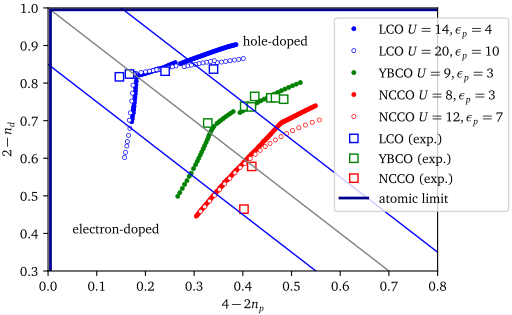

Recreate this plot in Python.
import numpy as np
import matplotlib.pyplot as plt
import os
import sys
from Information_mat import *
plt.rc('text', usetex=True)
plt.rc('font', family='serif')
plt.rcParams['text.latex.preamble'] = r'\usepackage[charter]{mathdesign}'
liste_tuples = [(11,14.0,"LCO","LCO/LCO_U14e4.tsv","LCO $U=14, \epsilon_p=4$", 'b', 'b'),
                (11,20.0,"LCO_U20e10","LCO/LCO_U20e10.tsv", "LCO $U=20, \epsilon_p=10$", 'b', 'w'),
                (18,9.5,"YBCO","YBCO/YBCO_U9.tsv","YBCO $U=9, \epsilon_p=3$", 'g', 'g'),
                (19,8.0,"NCCO","NCCO/cdmft_U8e3.tsv","NCCO $U=8, \epsilon_p=3$", 'r', 'r'),
                (19,12.0,"NCCO","NCCO/cdmft_U12e7.tsv","NCCO $U=12, \epsilon_p=7$", 'r', 'w')
                ]
plt.gcf().set_size_inches(13/2.54,8/2.54)
Phase="supra"
for Tuple in liste_tuples:
    x = Tuple[1]
    ind = Tuple[0]
    material = Dic_mat[ind]
    print(material)
    
    path = Tuple[3]
    data = np.genfromtxt(path, names=True)
    data = data[data['mu_ave']>1.56]
    data = data[data['mu_ave']<1.75]
    tppp = data['tppp'][-1]
    tpp = data['tpp'][-1]
    tpd = data['tpd'][-1]
    e = data['e'][-1]
    try:
        n_p = 3*data['ave_e']/2
        n_d = 3*(data['ave_mu']-data['ave_e'])
        n = data['ave_mu']
        mu = data['mu']
    except:
        n_p = 3*data['e_ave']/2
        n_d = 3*(data['mu_ave']-data['e_ave'])
        n = data['mu_ave']
        mu = data['mu']

    plt.plot(4-2*n_p,2-n_d, 'o', ms = 3, label = Tuple[4], color = Tuple[5], mfc = Tuple[6], mew=0.5)


exp_La214_x = [0.146527,0.167211,0.240381,0.339803]
exp_La214_y = [0.816770,0.824223,0.831677,0.837267]
exp_Y123_x = [0.3280326687484986,0.4037936241034968,0.4176143577777015,0.42439175045468575,0.45755807968154827,0.4672265879688411,0.4838183315603446]
exp_Y123_y = [0.6937888198757763,0.7385093167701863,0.7366459627329192,0.7645962732919254 ,0.7608695652173912 ,0.7608695652173912 , 0.7571428571428571]
exp_NCCO_x = [0.4183435709,0.4022923]
exp_NCCO_y = [0.578260869,0.46459627329]

ligne = np.array([[0,1],[1,0]])
ligne2 = np.array([[0,0.85],[0.85,0]])
ligne3 = np.array([[0,1.15],[1.15,0]])

plt.plot(exp_La214_x,exp_La214_y,"s",color="b", mfc='w', label="LCO (exp.)")
plt.plot(exp_Y123_x,exp_Y123_y,"s",color="g", mfc='w', label="YBCO (exp.)")
plt.plot(exp_NCCO_x,exp_NCCO_y,"s",color="r", mfc='w', label="NCCO (exp.)")

plt.plot(ligne[0],ligne[1], '-', color = 'gray', lw=1)
plt.plot(ligne2[0],ligne2[1], '-', color = 'blue', lw=1)
plt.plot(ligne3[0],ligne3[1], '-', color = 'blue', lw=1)
off = 0.005
plt.plot([off,off,4],[0,1-off,1-off], '-', color = 'darkblue', lw=2, label='atomic limit')
plt.xlabel('$4-2n_p$')
plt.xlim(0,0.8)
plt.ylim(0.3,1)
plt.ylabel('$2-n_d$')
plt.legend(loc="lower right", bbox_to_anchor=(1.2, 0.2))
plt.text(0.05, 0.4, 'electron-doped')
plt.text(0.4, 0.9, 'hole-doped')

plt.tight_layout(pad=0.1)
plt.savefig(__file__[:-3]+".pdf")
# plt.show()
